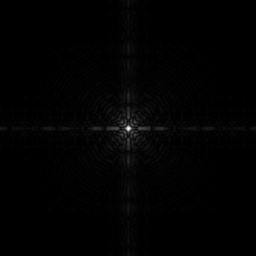
#> input picture programas-exemplo-20230725/DFT_no_log.tif, 256 x 256 px
$ python log_transf.py
#> lines starting #> are read from the running program, lines starting #| are printed output that depends on the picture
import numpy as np
import matplotlib.pyplot as plt

def log_transform(img):
    c = 255.0 / np.log(1 + 255)
    img_log = c * np.log(img.astype(np.float64) + 1)
    return img_log.astype(np.uint8)

if __name__ == '__main__':
    # Le a imagem
    img = plt.imread('DFT_no_log.tif')
#> img is the input picture: shape (256, 256); min 0, max 255, mean 2.1
    img_log = log_transform(img)
#> in log_transform, `img_log = c * np.log(img.astype(np.float64) + 1)`:
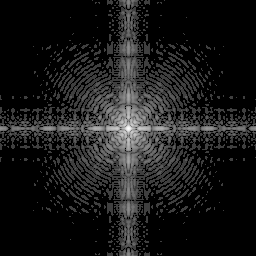
#> img_log: shape (256, 256) float64; min 0, max 255, mean 25.7

    # Plota lado a lado
    fig, axs = plt.subplots(1, 2)
    axs[0].axis('off')
    axs[0].set_title('Original')
    axs[0].imshow(img, cmap='gray')
    axs[1].axis('off')
    axs[1].set_title('Log')
    axs[1].imshow(img_log, cmap='gray')
    plt.show()
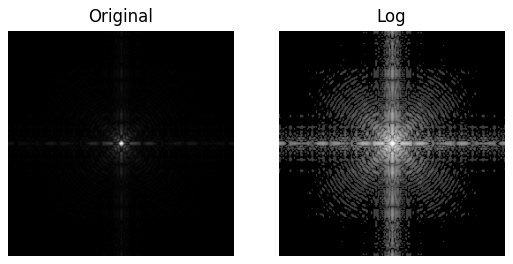
#> figure drawn by matplotlib, 2 panels
